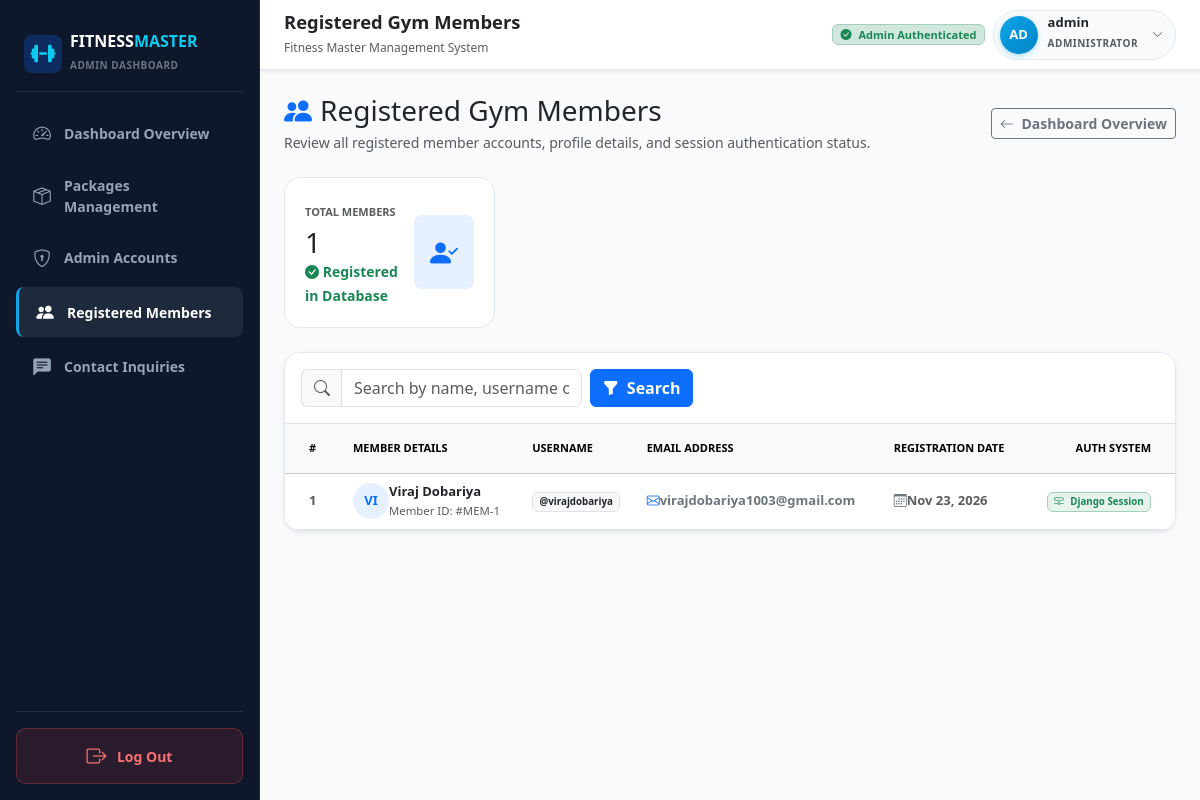
The app's page /registered-users/ (signed in) with its own data.
### accounts/models.py (models this page shows, shortened)
class Admin(AbstractUser):
    email = models.EmailField(unique=True, verbose_name="Email Address")
    class Meta:
        verbose_name = 'Admin'
        verbose_name_plural = 'Admins'
        ordering = ['username']

class User(models.Model):
    name = models.CharField(max_length=150, verbose_name="Full Name", blank=True)
    username = models.CharField(max_length=150, unique=True, verbose_name="Username")
    email = models.EmailField(unique=True, verbose_name="Email Address")
    password = models.CharField(max_length=255, verbose_name="Password (Hashed)")
    created_at = models.DateTimeField(auto_now_add=True, verbose_name="Registration Date")
    class Meta:
        verbose_name = 'User'
        verbose_name_plural = 'Users'
        ordering = ['-created_at']

### accounts/views.py (the view, shortened to what this page needs)
# urls.py: path('registered-users/', views.admin_registered_users_view, name='admin_registered_users'),
@login_required(login_url='login')
@user_passes_test(admin_check, login_url='login')
def admin_registered_users_view(request):
    search_query = request.GET.get('q', '').strip()
    users_qs = User.objects.all().order_by('-created_at')
    return render(request, 'accounts/registered_users_list.html', {
        'users': users_qs,
        'total_users': User.objects.count(),
        'search_query': search_query,
    })

### accounts/views.py (called while the page is built)
def admin_check(user):
    return user.is_authenticated and (user.is_staff or user.is_superuser)

### templates/accounts/registered_users_list.html (shortened to what this page needs)
{% extends 'base.html' %}
{% block page_heading %}Registered Gym Members{% endblock %}
{% block content %}
<div class="container-fluid px-0">
  <div class="d-flex flex-wrap align-items-center justify-content-between gap-3 mb-4">
    <div>
      <h3 class="fw-black text-dark mb-1">
        <i class="bi bi-people-fill text-primary me-2"></i>Registered Gym Members
      </h3>
      <p class="text-muted small mb-0">
        Review all registered member accounts, profile details, and session authentication status.
      </p>
    </div>
    <div class="d-flex align-items-center gap-2">
      <a href="{% url 'admin_dashboard' %}" class="btn btn-outline-secondary fw-semibold btn-sm">
        <i class="bi bi-arrow-left me-1"></i> Dashboard Overview
      </a>
    </div>
  </div>
  <div class="row g-3 mb-4">
    <div class="col-12 col-sm-6 col-md-4 col-xl-3">
      <div class="stat-card h-100 d-flex align-items-center justify-content-between">
        <div>
          <small class="text-muted fw-bold text-uppercase" style="font-size: 11px;">Total Members</small>
          <h3 class="fw-black text-dark mb-0 mt-1">{{ total_users }}</h3>
          <small class="text-success fw-semibold"><i class="bi bi-check-circle-fill"></i> Registered in Database</small>
        </div>
        <div class="rounded-3 p-3 bg-primary bg-opacity-10 text-primary">
          <i class="bi bi-person-check-fill fs-3"></i>
        </div>
      </div>
    </div>
  </div>
  <div class="fm-card mb-4 shadow-sm">
    <div class="p-3 bg-white border-bottom">
      <form method="get" action="{% url 'admin_registered_users' %}" class="row g-2 align-items-center">
        <div class="col-12 col-md-6 col-lg-4">
          <div class="input-group">
            <span class="input-group-text bg-light text-muted border-end-0">
              <i class="bi bi-search"></i>
            </span>
            <input type="text" name="q" value="{{ search_query }}" class="form-control" placeholder="Search by name, username or email...">
          </div>
        </div>
        <div class="col-auto">
          <button type="submit" class="btn btn-primary fw-bold">
            <i class="bi bi-funnel-fill me-1"></i> Search
          </button>
        </div>
      </form>
    </div>
    <div class="table-responsive">
      <table class="table table-hover align-middle mb-0" style="font-size: 13px;">
        <thead class="table-light text-uppercase text-secondary fw-bold" style="font-size: 11px;">
          <tr>
            <th class="ps-4 py-3" style="width: 60px;">#</th>
            <th class="py-3">Member Details</th>
            <th class="py-3">Username</th>
            <th class="py-3">Email Address</th>
            <th class="py-3">Registration Date</th>
            <th class="text-end pe-4 py-3">Auth System</th>
          </tr>
        </thead>
        <tbody>
          {% for member in users %}
            <tr>
              <td class="ps-4 fw-bold text-muted">{{ forloop.counter }}</td>
              <td>
                <div class="d-flex align-items-center gap-2.5">
                  <div class="rounded-circle bg-primary bg-opacity-10 text-primary fw-bold d-flex align-items-center justify-content-center" style="width: 36px; height: 36px; font-size: 13px;">
                    {{ member.username|slice:":2"|upper }}
                  </div>
                  <div>
                    <div class="fw-bold text-dark">{{ member.name|default:member.username }}</div>
                    <small class="text-muted">Member ID: #MEM-{{ member.id }}</small>
                  </div>
                </div>
              </td>
              <td>
                <span class="badge bg-light text-dark border fw-bold px-2.5 py-1">
                  @{{ member.username }}
                </span>
              </td>
              <td>
                <span class="text-secondary fw-semibold">
                  <i class="bi bi-envelope me-1.5 text-primary"></i>{{ member.email }}
                </span>
              </td>
              <td class="text-muted fw-semibold">
                <i class="bi bi-calendar3 me-1.5 text-secondary"></i>{{ member.created_at|date:"M d, Y" }}
              </td>
              <td class="text-end pe-4">
                <span class="badge bg-success bg-opacity-10 text-success border border-success-subtle fw-bold px-2.5 py-1">
                  <i class="bi bi-hdd-network me-1"></i> Django Session
                </span>
              </td>
            </tr>
          {% endfor %}
        </tbody>
      </table>
    </div>
  </div>
</div>
{% endblock %}

### templates/base.html (shortened to what this page needs)
<!DOCTYPE html>
<html lang="en">
<head>
  <link href="https://cdn.jsdelivr.net/npm/bootstrap@5.3.3/dist/css/bootstrap.min.css" rel="stylesheet">
  <link href="https://cdn.jsdelivr.net/npm/bootstrap-icons@1.11.3/font/bootstrap-icons.min.css" rel="stylesheet">
  <link rel="stylesheet" href="https://cdnjs.cloudflare.com/ajax/libs/font-awesome/6.5.1/css/all.min.css">
</head>
<body>
{% if request.user.is_authenticated and request.user.is_staff and not is_user_page and not is_auth_page and request.GET.portal != 'user' and request.resolver_match.url_name not in 'about_us contact_us user_login user_register user_register_alias user_dashboard user_root root admin_login admin_login_slash login admin_gateway admin_gateway_no_slash' %}
<div class="d-flex w-100 min-vh-100 position-relative">
  <aside class="admin-sidebar d-none d-lg-flex flex-column p-3" id="adminDesktopSidebar">
    <div class="brand-container d-flex align-items-center gap-2 px-2 py-3 mb-3 border-bottom border-secondary border-opacity-25">
      <button type="button" class="brand-icon btn p-0 border-0 bg-primary bg-opacity-25 text-info rounded-3 d-flex align-items-center justify-content-center shadow-none" id="desktopBrandToggle" style="width: 38px; height: 38px; flex-shrink: 0; cursor: pointer;" title="Click to Collapse / Expand Sidebar" aria-label="Toggle Sidebar">
        <i class="fa-solid fa-dumbbell text-info fs-5"></i>
      </button>
      <div class="brand-text text-truncate" id="desktopBrandTextToggle" style="cursor: pointer;" title="Click to Collapse / Expand Sidebar">
        <h6 class="mb-0 fw-bold text-white tracking-wide">FITNESS<span class="text-info">MASTER</span></h6>
        <small class="text-secondary fw-semibold" style="font-size: 10px; letter-spacing: 0.5px;">ADMIN DASHBOARD</small>
      </div>
    </div>
    <ul class="nav nav-pills flex-column mb-auto">
      <li class="nav-item">
        <a href="{% url 'admin_dashboard' %}" class="nav-link {% if request.resolver_match.url_name == 'admin_dashboard' %}active{% endif %}" title="Dashboard Overview">
          <i class="bi bi-speedometer2"></i>
          <span class="nav-label">Dashboard Overview</span>
        </a>
      </li>
      <li class="nav-item">
        <a href="{% url 'packages_list' %}" class="nav-link " title="Packages Management">
          <i class="bi bi-box-seam"></i>
          <span class="nav-label">Packages Management</span>
        </a>
      </li>
      <li class="nav-item">
        <a href="{% url 'admin_accounts' %}" class="nav-link {% if request.resolver_match.url_name == 'admin_accounts' %}active{% endif %}" title="Admin Accounts">
          <i class="bi bi-shield-lock"></i>
          <span class="nav-label">Admin Accounts</span>
        </a>
      </li>
      <li class="nav-item">
        <a href="{% url 'admin_registered_users' %}" class="nav-link {% if request.resolver_match.url_name == 'admin_registered_users' %}active{% endif %}" title="Registered Members">
          <i class="bi bi-people-fill"></i>
          <span class="nav-label">Registered Members</span>
        </a>
      </li>
      <li class="nav-item">
        <a href="{% url 'admin_contact_messages' %}" class="nav-link {% if request.resolver_match.url_name == 'admin_contact_messages' %}active{% endif %}" title="Contact Inquiries">
          <i class="bi bi-chat-left-text-fill"></i>
          <span class="nav-label">Contact Inquiries</span>
        </a>
      </li>
    </ul>
    <div class="border-top border-secondary border-opacity-25 pt-3 mt-auto">
      <a href="{% url 'logout' %}" class="sidebar-logout-btn w-100" title="Log Out">
        <i class="bi bi-box-arrow-right fs-5"></i>
        <span class="nav-label">Log Out</span>
      </a>
    </div>
  </aside>
  <div class="main-wrapper" id="mainContentWrapper">
    <header class="admin-navbar d-flex align-items-center justify-content-between px-3 px-lg-4 sticky-top shadow-sm">
      <div class="d-flex align-items-center gap-3">
        <div>
          <h5 class="mb-0 fw-bold text-dark" style="font-size: 1.15rem;">{% block page_heading %}Admin Dashboard{% endblock %}</h5>
          <small class="text-muted d-none d-sm-inline" style="font-size: 12px;">Fitness Master Management System</small>
        </div>
      </div>
      <div class="d-flex align-items-center gap-2">
        <span class="badge bg-success-subtle text-success border border-success-subtle d-none d-lg-inline-block px-2.5 py-1.5" style="font-size: 11px;">
          <i class="bi bi-check-circle-fill me-1"></i> Admin Authenticated
        </span>
        <div class="dropdown profile-dropdown">
          <div class="profile-pill" id="adminHeaderProfile" role="button" data-bs-toggle="dropdown" aria-expanded="false" tabindex="0">
            <div class="profile-avatar-circle">
              {{ request.user.username|slice:":2"|upper }}
            </div>
            <div class="d-none d-sm-block text-start pe-1">
              <div class="fw-bold text-dark lh-1" style="font-size: 13px;">{{ request.user.username }}</div>
              <small class="text-muted text-uppercase fw-semibold" style="font-size: 10px; letter-spacing: 0.5px;">Administrator</small>
            </div>
            <i class="bi bi-chevron-down text-muted" style="font-size: 11px;"></i>
          </div>
        </div>
      </div>
    </header>
    <main class="p-3 p-lg-4">
      {% block content %}{% endblock %}
    </main>
  </div>
</div>
{% else %}
  <main>
    {% block auth_content %}{% endblock %}
  </main>
{% endif %}
</body>
</html>

### templates/base.html (style rules this page uses)
:root { --fm-primary-dark: #0f172a; --fm-secondary-dark: #1e293b; --fm-border: #e2e8f0; --fm-accent-cyan: #0ea5e9; --fm-accent-orange: #ff5722; --fm-bg-light: #f8fafc; }
body { font-family: system-ui, -apple-system, "Segoe UI", Roboto, "Helvetica Neue", sans-serif; background-color: var(--fm-bg-light); color: #1e293b; min-height: 100vh; }
.admin-sidebar { width: 260px; background-color: var(--fm-primary-dark); color: #fff; height: 100vh; position: fixed; top: 0; bottom: 0; left: 0; border-right: 1px solid #1e293b; z-index: 1030; overflow-y: auto; overflow-x: hidden; transition: width 0.25s cubic-bezier(0.4, 0, 0.2, 1), padding 0.25s cubic-bezier(0.4, 0, 0.2, 1); }
.brand-icon { cursor: pointer; transition: transform 0.2s cubic-bezier(0.4, 0, 0.2, 1), background-color 0.2s ease, box-shadow 0.2s ease !important; outline: none !important; }
.main-wrapper { min-width: 0; flex: 1 1 auto; min-height: 100vh; margin-left: 0; width: 100%; background-color: var(--fm-bg-light); transition: margin-left 0.25s cubic-bezier(0.4, 0, 0.2, 1), width 0.25s cubic-bezier(0.4, 0, 0.2, 1); }
@media (min-width: 992px) { .main-wrapper { margin-left: 260px !important; width: calc(100% - 260px) !important; max-width: calc(100% - 260px) !important; } }
.admin-sidebar .nav-link { color: #94a3b8; font-size: 0.875rem; font-weight: 600; padding: 0.75rem 1rem; border-radius: 0.5rem; transition: all 0.2s ease; display: flex; align-items: center; gap: 0.75rem; margin-bottom: 0.25rem; }
.admin-sidebar .nav-link:hover, .admin-sidebar .nav-link.active { color: #ffffff; background-color: var(--fm-secondary-dark); border-left: 3px solid var(--fm-accent-cyan); }
.admin-sidebar .nav-link i { font-size: 1.1rem; width: 20px; text-align: center; }
.sidebar-logout-btn { color: #f87171; background: rgba(239, 68, 68, 0.12); border: 1px solid rgba(239, 68, 68, 0.3); border-radius: 0.6rem; padding: 0.75rem 1rem; font-weight: 700; font-size: 0.875rem; display: flex; align-items: center; justify-content: center; gap: 0.65rem; text-decoration: none; transition: all 0.2s ease; }
html, body { overflow-x: hidden; max-width: 100vw; }
.admin-navbar { background-color: #ffffff; border-bottom: 1px solid var(--fm-border); min-height: 70px; z-index: 1020; }
.profile-dropdown { position: relative; }
.profile-pill { background: #f8fafc; border: 1px solid var(--fm-border); border-radius: 50px; padding: 5px 12px 5px 6px; display: inline-flex; align-items: center; gap: 10px; text-decoration: none; color: #1e293b; cursor: pointer; transition: all 0.2s ease; }
.profile-avatar-circle { width: 38px; height: 38px; border-radius: 50%; background: linear-gradient(135deg, #0ea5e9, #0284c7); color: #ffffff; font-weight: 700; font-size: 13px; display: flex; align-items: center; justify-content: center; box-shadow: 0 2px 5px rgba(14, 165, 233, 0.3); }
.stat-card { background: #ffffff; border: 1px solid var(--fm-border); border-radius: 1rem; padding: 1.25rem; transition: transform 0.2s ease, box-shadow 0.2s ease; }
.fm-card { background: #ffffff; border: 1px solid var(--fm-border); border-radius: 1rem; box-shadow: 0 1px 3px rgba(0, 0, 0, 0.02); overflow: hidden; }

### records on screen
Admin: user.username "AD", user.username "admin"
User: username "VI", name "Viraj Dobariya", id "1", username "virajdobariya", email "virajdobariya1003@gmail.com", created_at "Nov 23, 2026"

### other values on screen
{{ total_users }} "1"
